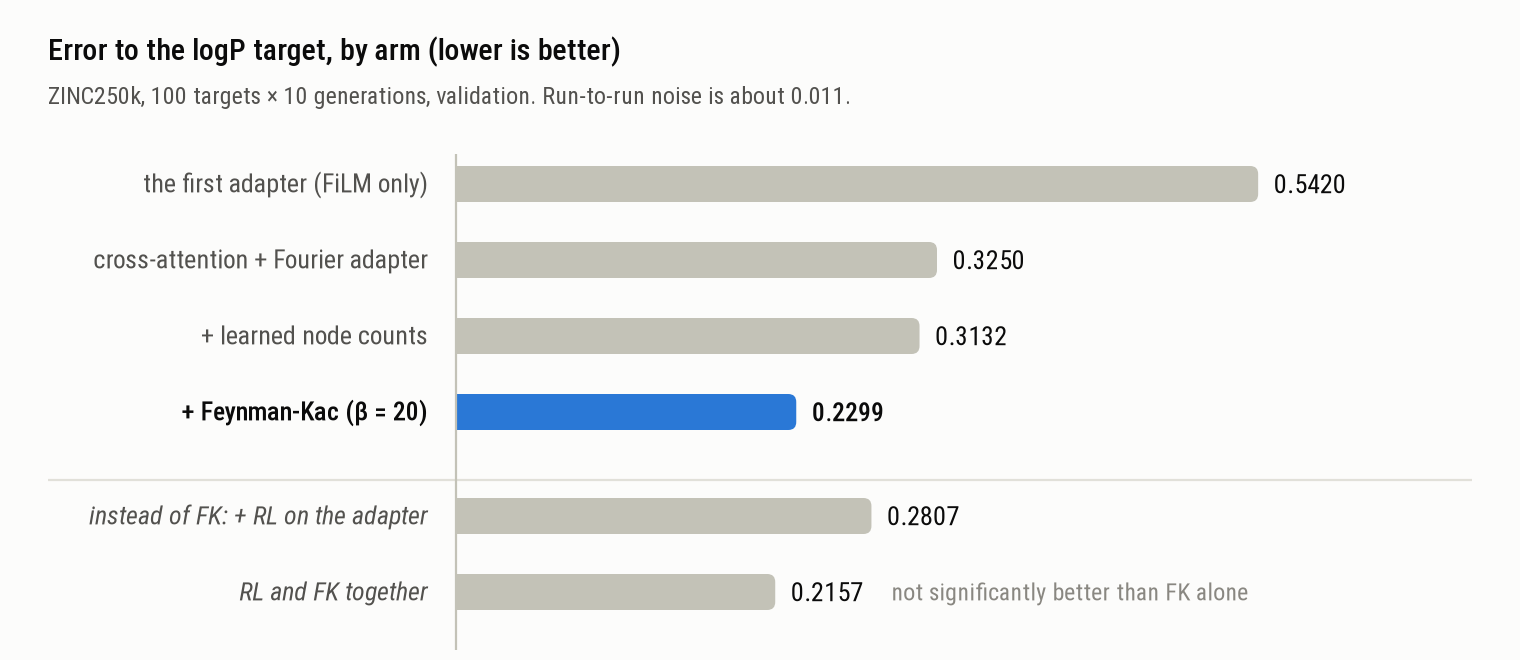

Recreate this plot in Python.
"""The README's results figure: the logP error of each arm, as a bar chart. Run it to rebuild results_logp.png:

    python docs/assets/results_logp.py

The numbers are the ones in the README's "Results at a glance" table, which come from docs/results.md (ZINC250k,
logP, the FreeGress protocol: 100 targets drawn from real molecules, 10 generations each, validation). Edit them
there first; this script only draws them.

Form: one arm is the point (Feynman-Kac, the largest single step), so it is drawn in the accent and the rest in
the de-emphasis gray, with the value at every bar tip and no legend or axis ticks (every bar is labelled; the
README table is the table view). Colours and ink are the dataviz reference palette's light surface.
"""
from pathlib import Path

import matplotlib

matplotlib.use("Agg")
import matplotlib.pyplot as plt  # noqa: E402
from matplotlib.patches import PathPatch  # noqa: E402
from matplotlib.path import Path as MplPath  # noqa: E402

# (label, logP error, note, is_branch, is_headline). Rows 5 and 6 are alternatives, not additions to the row above.
ARMS = [
    ("the first adapter (FiLM only)", 0.5420, "", False, False),
    ("cross-attention + Fourier adapter", 0.3250, "", False, False),
    ("+ learned node counts", 0.3132, "", False, False),
    ("+ Feynman-Kac (β = 20)", 0.2299, "", False, True),
    ("instead of FK: + RL on the adapter", 0.2807, "", True, False),
    ("RL and FK together", 0.2157, "not significantly better than FK alone", True, False),
]
NOISE_FLOOR = 0.011

SURFACE, INK, INK2, MUTED = "#fcfcfb", "#0b0b0b", "#52514e", "#898781"
ACCENT, CONTEXT, BASELINE, HAIRLINE = "#2a78d6", "#c3c2b7", "#c3c2b7", "#e1e0d9"
FONT = "Roboto Condensed"

W, H = 760, 330                      # canvas in "1x" pixels; the file is written at 2x
LABEL_X, BAR_X0, SCALE = 214, 228, 740   # labels end at LABEL_X; the bars start at BAR_X0; SCALE px per unit of error
ROW0, PITCH, GAP, THICK, RADIUS = 92, 38, 14, 18, 4


def rounded_bar(ax, x0, y_mid, length, color):
    """A bar that grows from a square baseline end to a 4 px rounded data end."""
    y0, y1, x1, r = y_mid - THICK / 2, y_mid + THICK / 2, x0 + length, RADIUS
    verts = [(x0, y0), (x1 - r, y0), (x1, y0), (x1, y0 + r), (x1, y1 - r), (x1, y1), (x1 - r, y1), (x0, y1), (x0, y0)]
    codes = [MplPath.MOVETO, MplPath.LINETO, MplPath.CURVE3, MplPath.CURVE3, MplPath.LINETO,
             MplPath.CURVE3, MplPath.CURVE3, MplPath.LINETO, MplPath.CLOSEPOLY]
    ax.add_patch(PathPatch(MplPath(verts, codes), facecolor=color, edgecolor="none", lw=0))


def main(out: Path) -> None:
    plt.rcParams["font.family"] = FONT
    fig = plt.figure(figsize=(W / 100, H / 100), dpi=200, facecolor=SURFACE)
    ax = fig.add_axes([0, 0, 1, 1])
    ax.set_xlim(0, W)
    ax.set_ylim(H, 0)
    ax.axis("off")

    px = 72 / 100                    # one "1x" pixel in points
    ax.text(24, 30, "Error to the logP target, by arm (lower is better)", fontsize=15 * px, fontweight="medium",
            color=INK, va="baseline")
    ax.text(24, 52, f"ZINC250k, 100 targets × 10 generations, validation. Run-to-run noise is about {NOISE_FLOOR}.",
            fontsize=12 * px, color=INK2, va="baseline")

    y = ROW0
    for k, (label, value, note, branch, headline) in enumerate(ARMS):
        if k == 4:                                       # the two alternatives sit below a hairline
            y += GAP
            ax.plot([24, W - 24], [y - PITCH / 2 + 1, y - PITCH / 2 + 1], color=HAIRLINE, lw=0.8, solid_capstyle="butt")
        length = value * SCALE
        rounded_bar(ax, BAR_X0, y, length, ACCENT if headline else CONTEXT)
        ax.text(LABEL_X, y + 4.2, label, fontsize=13 * px, ha="right", va="baseline",
                color=INK if headline else INK2, fontweight="medium" if headline else "regular",
                fontstyle="italic" if branch else "normal")
        ax.text(BAR_X0 + length + 8, y + 4.6, f"{value:.4f}", fontsize=13 * px, ha="left", va="baseline", color=INK,
                fontweight="medium" if headline else "regular")
        if note:
            ax.text(BAR_X0 + length + 58, y + 4.2, note, fontsize=12 * px, ha="left", va="baseline", color=MUTED)
        y += PITCH
    ax.plot([BAR_X0, BAR_X0], [ROW0 - PITCH / 2 + 4, y - PITCH / 2 + GAP - 4], color=BASELINE, lw=0.8,
            solid_capstyle="butt")                       # the one baseline the bars grow from

    fig.savefig(out, dpi=200, facecolor=SURFACE)
    print(f"wrote {out} ({out.stat().st_size / 1e3:.0f} kB)")


if __name__ == "__main__":
    main(Path(__file__).with_name("results_logp.png"))
